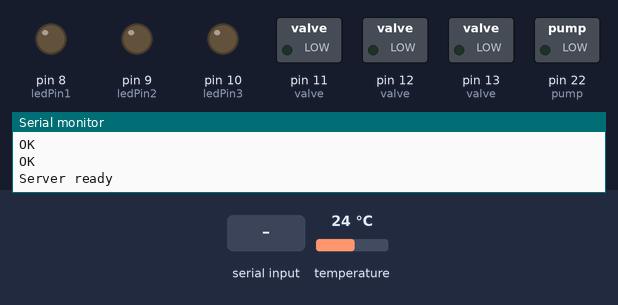
The sketch below on a simulated Arduino Mega 2560, built with avr-gcc and run on an emulated ATmega2560. Parts: switched loads named in the sketch (green lamp = pin HIGH), output pins drawn as LEDs (lit = HIGH), the last lines printed to the serial monitor. The inputs (shaded band) are chosen by the test bench; at power-on: temperature 24 °C. The modem accepts every AT command (registered, SIM ready, sends succeed) and sends nothing else.

Above: at 20.2 s.
20.3 s: "=" received over the second serial link
At 21.1 s:
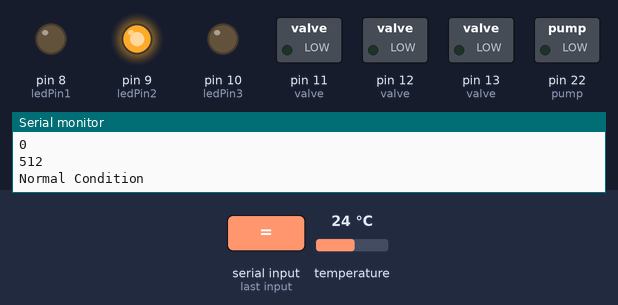
22.8 s: "Y" received over the second serial link
25.5 s: "N" received over the second serial link
Timing chart, 0 to 28.5 s (numbered marks = the images above; inputs shaded):
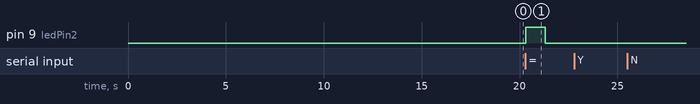

Measured:
- after the input at 20.3 s, pin 9 (ledPin2): LOW → HIGH at once, → LOW 1.0 s later

The sketch:

plantWateringSystem.ino
```cpp
#include <OneWire.h>
#include <DallasTemperature.h>
#include <SoftwareSerial.h>
#include <String.h>
#define DEBUG true

int ledPin1 = 8;
int ledPin2 = 9;
int ledPin3 = 10;
int val;
float calibrationFactor=4.5;
volatile byte pulseCount;
float flowRate;
unsigned int flowMilliLitres;
unsigned long totalMilliLitres;
unsigned long oldTime;
int waterOrNot;
int plantNumber;
void setup()
{
  Serial.begin(9600);
  Serial3.begin(115200); //Serial port for the ESP8266
  //Initializing the LED pins as OUTPUT ports
  pinMode(ledPin1 , OUTPUT);
  pinMode(ledPin2 , OUTPUT);
  pinMode(ledPin3 , OUTPUT);
  //Initiallizing the pins for moisture sensors as INPUT ports
  pinMode(A13 , INPUT);
  pinMode(A14 , INPUT);
  pinMode(A15 , INPUT);
  //Initializing the pins for relays as OUTPUT ports
  pinMode(22,OUTPUT); //pump
  pinMode(11,OUTPUT); //valve
  digitalWrite(11,LOW);
  pinMode(12,OUTPUT); //valve
  digitalWrite(12,LOW);
  pinMode(13,OUTPUT); //valve
  digitalWrite(13,LOW);
  //Initializing the pins for waterflow sensors as INPUT portss
  pinMode(18, INPUT);
  digitalWrite(18, HIGH);
  pinMode(19, INPUT);
  digitalWrite(19, HIGH);
  pinMode(20, INPUT);
  digitalWrite(20, HIGH);
  sendCommand("AT+RST\r\n",2000,DEBUG); // reset module
  sendCommand("AT+CWMODE=3\r\n",1000,DEBUG); // configure as access point
  sendCommand("AT+CWJAP=\"Moto G (4) 8350\",\"shravi27\"\r\n",3000,DEBUG); //connect to the specified wifi network
  delay(10000);
  sendCommand("AT+CIFSR\r\n",1000,DEBUG); // get ip address
  sendCommand("AT+CIPMUX=1\r\n",1000,DEBUG); // configure for multiple connections
  sendCommand("AT+CIPSERVER=1,80\r\n",1000,DEBUG); // turn on TCP server on port 80
  Serial.println("Server ready");

}

void loop() {
  // put your main code here, to run repeatedly:
  String val="";
     while(Serial3.available()>0) //read the value on ESP8266
     {
      char c= Serial3.read();
      val+=c;
      delay(10);
     }
     int findNumber=val.indexOf("="); //find = in the string, if found that means relevant data has been read

     if(findNumber!=-1) //perform operations if relevant data is read
      {

         int connectionId=0;
         //assign the plant number and check if user has to water or just see details according to incoming string
         if(val.substring(findNumber+1,findNumber+2)=="0") //plant 1
          plantNumber=1;
         else if(val.substring(findNumber+1,findNumber+2)=="5") //plant 2
          plantNumber=2;
         else if(val.substring(findNumber+1,findNumber+2)=="9") //plant 3
          plantNumber=3;
         if(val.substring(findNumber+2,findNumber+3)=="Y") //water
          waterOrNot=1;
         else if(val.substring(findNumber+2,findNumber+3)=="N") //details
          waterOrNot=0;
         Serial.println(plantNumber);
         Serial.println(waterOrNot);
         String content;
         boolean flag=true;
         if(flag)
         {
         int valvePin=plantNumber+10;
         int soilMoisturePin=plantNumber+12;
         int waterFlowPin=plantNumber+17;
         int temperaturePin=2*(plantNumber+11);

        //Initialization for waterflow sensor
         pulseCount=0;
         flowRate=0.0;
         flowMilliLitres=0;
         totalMilliLitres=0;
         oldTime=0;
         int moistureVal; //variable storing moisture content
         double temperatureVal; //variable storing soil temperature
         attachInterrupt(digitalPinToInterrupt(temperaturePin), pulseCounter, FALLING); //Interrupt for waterflow sensor
         moistureVal=soilMoisture(soilMoisturePin); //extracting moisture content
         temperatureVal=temperatureSensor(temperaturePin); //extracting temperature values
         if(moistureVal>=800 && waterOrNot==1) //checking if plant needs water
         {
           digitalWrite(valvePin,HIGH); //opening valve
           delay(1000);
           digitalWrite(22,HIGH); //opening pump
           int val1=moistureVal;
           Serial.println(val1);
           while(val1>800) //watering till value reaches normal state
           {
             val1=soilMoisture(soilMoisturePin);
             waterFlowSensor(waterFlowPin); //keeping track of water content
           }
           digitalWrite(22,LOW); //closing the pump
           digitalWrite(valvePin,LOW); //closing the valve
         }

         moistureVal=map(moistureVal,300,1023,100,0);
         content += moistureVal;
         content += "% moisture content ";
         content += temperatureVal;
         content += "°C soil temperature ";
         if(waterOrNot==1) //if plant is watered, tell how much water was given
          {
            content+="Amount of water given (in mL) ";
            content+=totalMilliLitres;
          }
         }

         sendHTTPResponse(connectionId,content); //send the response

         // make close command
         String closeCommand = "AT+CIPCLOSE=";
         closeCommand+=connectionId; // append connection id
         closeCommand+="\r\n";

         sendCommand(closeCommand,1000,DEBUG); // close connection
         sendCommand("AT+RST\r\n",2000,DEBUG); // reset module so that the data gets reset
         sendCommand("AT+CWMODE=3\r\n",1000,DEBUG); // configure as access point
         sendCommand("AT+CIPMUX=1\r\n",1000,DEBUG); // configure for multiple connections
         sendCommand("AT+CIPSERVER=1,80\r\n",1000,DEBUG); // turn on TCP server again on port 80
         Serial.println("Server ready");
      }
}

int soilMoisture(int analogPin)
{
  val = analogRead(analogPin); //read value from moisture sensor
  Serial.println(val);
  //check what condition the soil is in right now and accordingly light up corresponding alert LED
  if (val<300) //overflow condition
  {
    digitalWrite(ledPin1, HIGH);
    Serial.println("Overflow");
  }
  if (val>300 && val<=800) //normal condition
  {
    digitalWrite(ledPin2, HIGH);
    Serial.println("Normal Condition");
  }
  if (val>=800) //dry condition
  {
    digitalWrite(ledPin3, HIGH);
    Serial.println("Dry Condition");
  }
  delay(1000);
  digitalWrite(ledPin1, LOW);
  digitalWrite(ledPin2, LOW);
  digitalWrite(ledPin3, LOW);
  return val;
}


double temperatureSensor(int analogPin)
{
  OneWire oneWire(analogPin);
  DallasTemperature sensors(&oneWire);
  sensors.begin();
  sensors.requestTemperatures();
  delay(1000);
  return sensors.getTempCByIndex(0);
}


void waterFlowSensor(int pin)
{

   if((millis() - oldTime) > 1000)
    {
    detachInterrupt(digitalPinToInterrupt(pin));
    flowRate = ((1000.0 / (millis() - oldTime)) * pulseCount) / calibrationFactor;
    oldTime = millis();
    flowMilliLitres = (flowRate / 60) * 1000;
    totalMilliLitres += flowMilliLitres;
    unsigned int frac;
    Serial.print("Flow rate: ");
    frac = (flowRate - int(flowRate)) * 10;
    Serial.print("  Current Liquid Flowing: ");             // Output separator
    Serial.print(flowMilliLitres);
    Serial.print("mL/Sec");
    pulseCount = 0;
    attachInterrupt(digitalPinToInterrupt(pin), pulseCounter, FALLING);
  }

}


void pulseCounter()
{
  pulseCount++;
}


String sendData(String command, const int timeout, boolean debug)
{
    String response = "";

    int dataSize = command.length();
    char data[dataSize];
    command.toCharArray(data,dataSize);

    Serial3.write(data,dataSize); // send the read character to the esp8266
    if(debug)
    {
      Serial.println("\r\n====== HTTP Response From Arduino ======");
      Serial.write(data,dataSize);
      Serial.println("\r\n========================================");
    }

    long int time = millis();

    while( (time+timeout) > millis())
    {
      while(Serial3.available())
      {

        // The esp has data so display its output to the serial window
        char c = Serial3.read(); // read the next character.
        response+=c;
      }
    }

    if(debug)
    {
      Serial.print(response);
    }

    return response;
}

/*
* Name: sendHTTPResponse
* Description: Function that sends HTTP 200, HTML UTF-8 response
*/
void sendHTTPResponse(int connectionId, String content)
{

     // build HTTP response
     String httpResponse;
     String httpHeader;
     // HTTP Header
     httpHeader = "HTTP/1.1 200 OK\r\nContent-Type: text/html; charset=UTF-8\r\n";
     httpHeader += "Content-Length: ";
     httpHeader += content.length();
     httpHeader += "\r\n";
     httpHeader +="Connection: close\r\n\r\n";
     httpResponse = httpHeader + content + " "; // There is a bug in this code: the last character of "content" is not sent, I cheated by adding this extra space
     sendCIPData(connectionId,httpResponse);

}
/*
* Name: sendCIPDATA
* Description: sends a CIPSEND=<connectionId>,<data> command
*
*/
void sendCIPData(int connectionId, String data)
{
   String cipSend = "AT+CIPSEND=";
   cipSend += connectionId;
   cipSend += ",";
   cipSend +=data.length();
   cipSend +="\r\n";
   sendCommand(cipSend,1000,DEBUG);
   sendData(data,1000,DEBUG);
}

/*
* Name: sendCommand
* Description: Function used to send data to ESP8266.
* Params: command - the data/command to send; timeout - the time to wait for a response; debug - print to Serial window?(true = yes, false = no)
* Returns: The response from the esp8266 (if there is a reponse)
*/

String sendCommand(String command, const int timeout, boolean debug){
    String response = "";

    Serial3.print(command); // send the read character to the esp8266

    long int time = millis();

    while( (time+timeout) > millis())
    {
      while(Serial3.available())
      {

        // The esp has data so display its output to the serial window
        char c =  Serial3.read(); // read the next character.
        response+=c;
      }
    }

    if(debug)
    {
      Serial.print(response);
    }

    return response;
}
```
